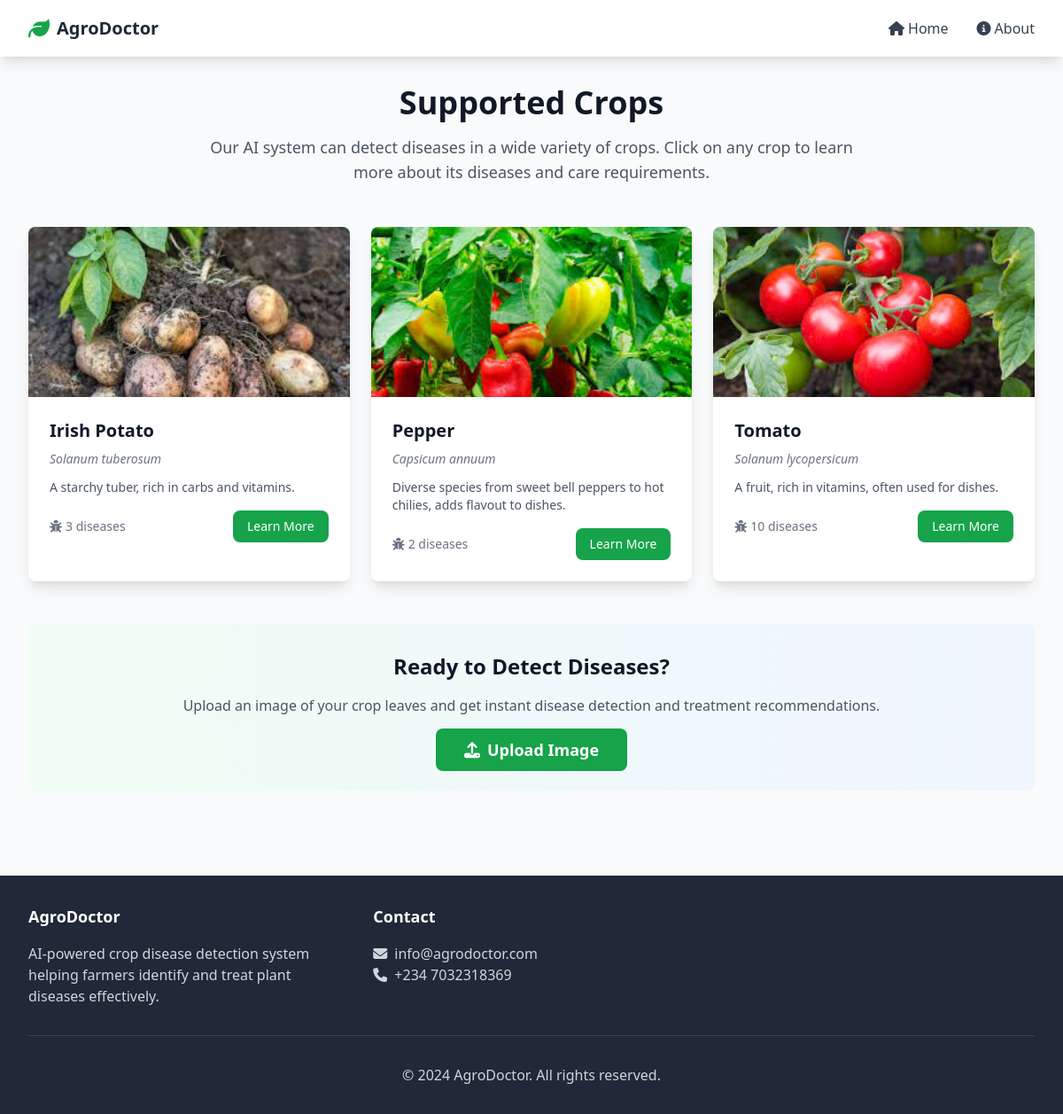
The app's page /crops/ with its own data.
### doctor/models.py (models this page shows, shortened)
class Crop(models.Model):
    name = models.CharField(max_length=100)
    scientific_name = models.CharField(max_length=200, blank=True)
    description = models.TextField(blank=True)
    image = models.ImageField(upload_to='crops/', blank=True, null=True)
    created_at = models.DateTimeField(auto_now_add=True)
    updated_at = models.DateTimeField(auto_now=True)
    class Meta:
        ordering = ['name']

### doctor/views.py (the view)
# urls.py: path('crops/', views.crops_list, name='crops_list'),
def crops_list(request):
    crops = Crop.objects.all().order_by('name')
    context = {
        'crops': crops,
        'title': 'Supported Crops'
    }
    return render(request, 'doctor/crops_list.html', context)

### templates/doctor/crops_list.html (shortened to what this page needs)
{% extends 'base.html' %}
{% block content %}
<div class="max-w-7xl mx-auto px-4 sm:px-6 lg:px-8 py-8">
    <div class="text-center mb-12">
        <h1 class="text-4xl font-bold text-gray-900 mb-4">Supported Crops</h1>
        <p class="text-lg text-gray-600 max-w-3xl mx-auto">
            Our AI system can detect diseases in a wide variety of crops. Click on any crop to learn more about its diseases and care requirements.
        </p>
    </div>
    {% if crops %}
        <div class="grid grid-cols-1 md:grid-cols-2 lg:grid-cols-3 xl:grid-cols-4 gap-6">
            {% for crop in crops %}
                <div class="bg-white rounded-lg shadow-lg overflow-hidden hover:shadow-xl transition-shadow duration-300">
                    {% if crop.image %}
                        <div class="h-48 overflow-hidden">
                            <img src="{{ crop.image.url }}"
                                 alt="{{ crop.name }}"
                                 class="w-full h-full object-cover">
                        </div>
                    {% else %}
                        <div class="h-48 bg-gradient-to-br from-green-100 to-green-200 flex items-center justify-center">
                            <i class="fas fa-seedling text-4xl text-green-600"></i>
                        </div>
                    {% endif %}
                    <div class="p-6">
                        <h3 class="text-xl font-semibold text-gray-900 mb-2">{{ crop.name }}</h3>
                        {% if crop.scientific_name %}
                            <p class="text-sm text-gray-500 italic mb-3">{{ crop.scientific_name }}</p>
                        {% endif %}
                        {% if crop.description %}
                            <p class="text-gray-600 text-sm mb-4 line-clamp-3">{{ crop.description }}</p>
                        {% endif %}
                        <div class="flex items-center justify-between">
                            <div class="flex items-center text-sm text-gray-500">
                                <i class="fas fa-bug mr-1"></i>
                                <span>{{ crop.diseases.count }} diseases</span>
                            </div>
                            <a href="{% url 'doctor:crop_detail' crop.id %}"
                               class="bg-green-600 hover:bg-green-700 text-white px-4 py-2 rounded-lg text-sm transition-colors">
                                Learn More
                            </a>
                        </div>
                    </div>
                </div>
            {% endfor %}
        </div>
    {% else %}
        <div class="text-center py-12">
            <i class="fas fa-seedling text-4xl text-gray-400 mb-4"></i>
            <h3 class="text-lg font-medium text-gray-900 mb-2">No crops available</h3>
            <p class="text-gray-500">Crops will be added to the database soon.</p>
        </div>
    {% endif %}
    <div class="text-center mt-12">
        <div class="bg-gradient-to-r from-green-50 to-blue-50 rounded-lg p-8">
            <h2 class="text-2xl font-bold text-gray-900 mb-4">Ready to Detect Diseases?</h2>
            <p class="text-gray-600 mb-6">
                Upload an image of your crop leaves and get instant disease detection and treatment recommendations.
            </p>
            <a href="{% url 'doctor:home' %}"
               class="bg-green-600 hover:bg-green-700 text-white px-8 py-3 rounded-lg text-lg font-semibold transition-colors">
                <i class="fas fa-upload mr-2"></i>Upload Image
            </a>
        </div>
    </div>
</div>
{% endblock %}

### templates/base.html (shortened to what this page needs)
<!DOCTYPE html>
<html lang="en">
<head>
    <script src="https://cdn.tailwindcss.com"></script>
    <link rel="stylesheet" href="https://cdnjs.cloudflare.com/ajax/libs/font-awesome/6.4.0/css/all.min.css">
</head>
<body class="bg-gray-50 min-h-screen">
    <nav class="bg-white shadow-lg sticky top-0 z-50">
        <div class="max-w-7xl mx-auto px-4 sm:px-6 lg:px-8">
            <div class="flex justify-between h-16">
                <div class="flex items-center">
                    <a href="{% url 'doctor:home' %}" class="flex items-center space-x-2">
                        <i class="fas fa-leaf text-green-600 text-2xl"></i>
                        <span class="text-xl font-bold text-gray-800">AgroDoctor</span>
                    </a>
                </div>
                <div class="hidden md:flex items-center space-x-8">
                    <a href="{% url 'doctor:home' %}" class="text-gray-700 hover:text-green-600 transition-colors">
                        <i class="fas fa-home mr-1"></i>Home
                    </a>
                    <a href="{% url 'doctor:about' %}" class="text-gray-700 hover:text-green-600 transition-colors">
                        <i class="fas fa-info-circle mr-1"></i>About
                    </a>
                </div>
            </div>
        </div>
    </nav>
    <main class="flex-1">
        {% block content %}{% endblock %}
    </main>
    <footer class="bg-gray-800 text-white mt-16">
        <div class="max-w-7xl mx-auto px-4 sm:px-6 lg:px-8 py-8">
            <div class="grid grid-cols-1 md:grid-cols-3 gap-8">
                <div>
                    <h3 class="text-lg font-semibold mb-4">AgroDoctor</h3>
                    <p class="text-gray-300">
                        AI-powered crop disease detection system helping farmers identify and treat plant diseases effectively.
                    </p>
                </div>
                <div>
                    <h3 class="text-lg font-semibold mb-4">Contact</h3>
                    <p class="text-gray-300">
                        <i class="fas fa-envelope mr-2"></i>info@agrodoctor.com<br>
                        <i class="fas fa-phone mr-2"></i>+234 7032318369
                    </p>
                </div>
            </div>
            <div class="border-t border-gray-700 mt-8 pt-8 text-center">
                <p class="text-gray-300">&copy; 2024 AgroDoctor. All rights reserved.</p>
            </div>
        </div>
    </footer>
</body>
</html>

### records on screen
Crop: image (picture), name "Irish Potato", scientific_name "Solanum tuberosum", description "A starchy tuber, rich in carbs and vitamins.", diseases.count "3"
Crop: image (picture), name "Pepper", scientific_name "Capsicum annuum", description "Diverse species from sweet bell peppers to hot chilies, adds flavout to dishes.", diseases.count "2"
Crop: image (picture), name "Tomato", scientific_name "Solanum lycopersicum", description "A fruit, rich in vitamins, often used for dishes.", diseases.count "10"
